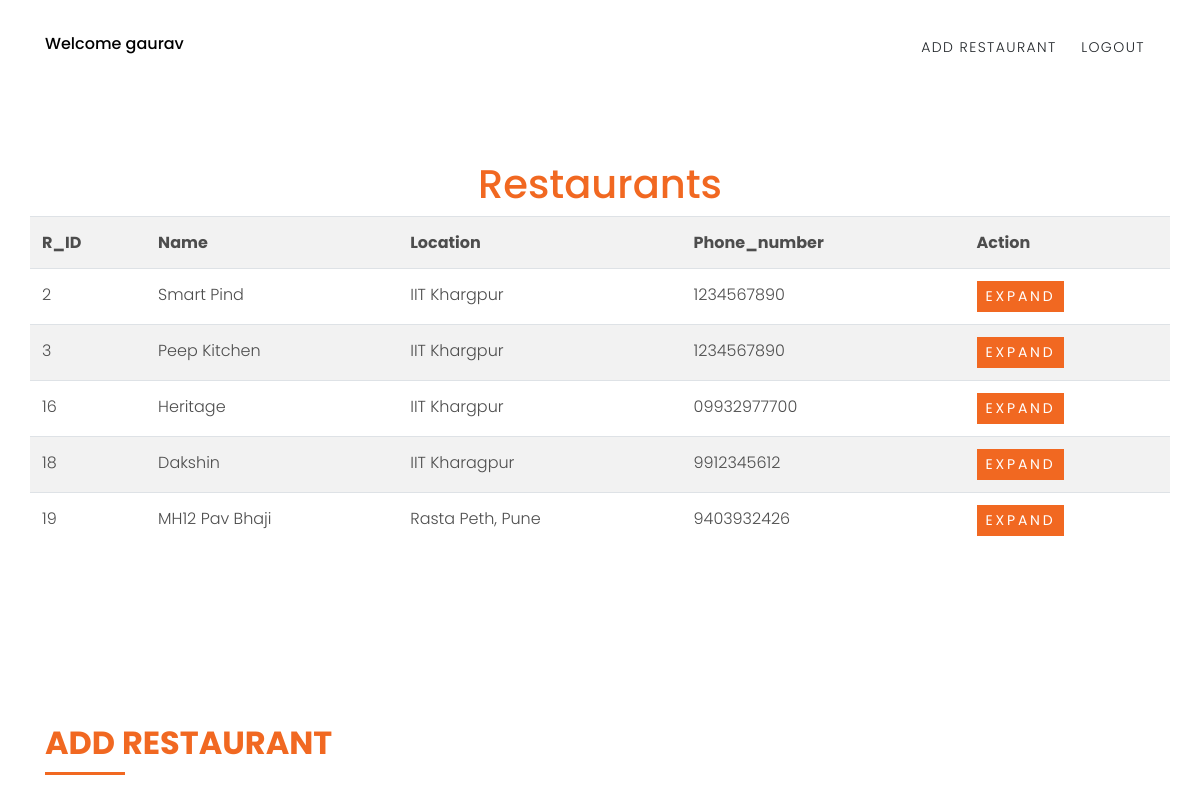
The page /admin.php (signed in, upper part) on the database as committed earlier.
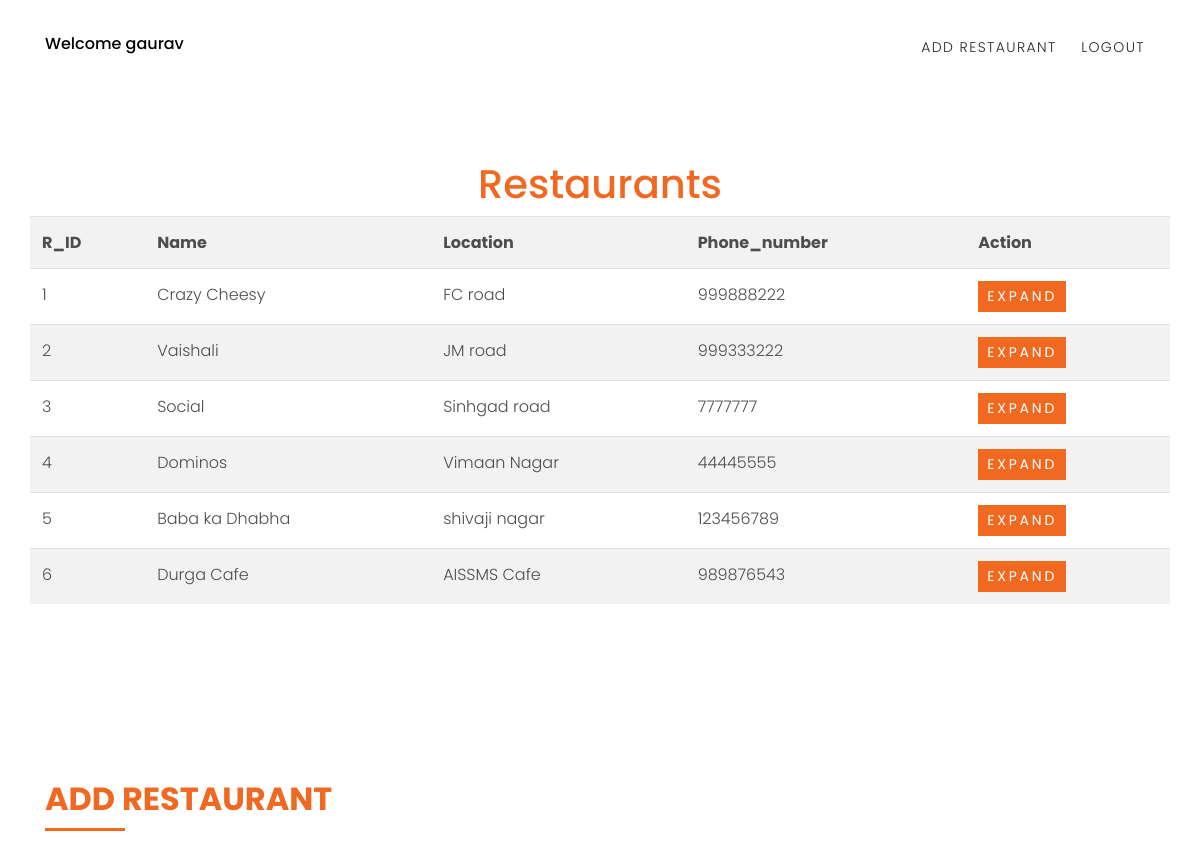
The same page on the database as committed later.
### tables this page shows
CREATE TABLE `restaurant` (
  `R_ID` int(30) NOT NULL,
  `name` varchar(30) NOT NULL,
  `location` varchar(30) NOT NULL,
  `phone_number` varchar(30) NOT NULL,
  `rating` float(2,1) NOT NULL
);

### admin.php (the view, shortened to what this page needs)
<?php
    $conn = Connect();
?>
<!DOCTYPE html>
<html lang="en">
  <head>
    <link rel="stylesheet" href="fonts/icomoon/style.css">
    <link rel="stylesheet" href="css/bootstrap.min.css">
    <link rel="stylesheet" href="css/magnific-popup.css">
    <link rel="stylesheet" href="css/jquery-ui.css">
    <link rel="stylesheet" href="css/owl.carousel.min.css">
    <link rel="stylesheet" href="css/owl.theme.default.min.css">
    <link rel="stylesheet" href="css/bootstrap-datepicker.css">
    <link rel="stylesheet" href="fonts/flaticon/font/flaticon.css">
    <link rel="stylesheet" href="css/aos.css">
    <link rel="stylesheet" href="css/style.css">
  </head>
  <body data-spy="scroll" data-target=".site-navbar-target" data-offset="200">
    <header class="site-navbar py-3 js-site-navbar site-navbar-target" role="banner" id="site-navbar">
      <div class="container">
        <div class="row align-items-center">
          <div class="col-11 col-xl-4 site-logo">
            <a href="admin.php" class="text-white h6 mb-0" style="color: #000000 !important">
                <?php
                    $username=$_SESSION['login_admin'];
                    echo "Welcome ".$username;
                ?>
            </a>
          </div>
          <div class="col-12 col-md-8 d-none d-xl-block">
            <nav class="site-navigation position-relative text-right" role="navigation">
              <ul class="site-menu js-clone-nav mx-auto d-none d-lg-block">
                <li><a href="#section-add" class="nav-link" style="color: #212529 !important">Add Restaurant</a></li>
                <li><a href="logout.php" class="nav-link" style="color: #212529 !important">Logout</a></li>
              </ul>
            </nav>
          </div>
          </div>
        </div>
    </header>
    <div  class="site-section"  style="padding-top: 10rem">
        <h1 class="text-center text-primary">
            Restaurants
        </h1>
        <table class="table table-striped table-hover container">
                        <tr>
                            <th>R_ID</th>
                            <th>Name</th>
                            <th>Location</th>
                            <th>Phone_number</th>
                            <th>Action</th>
                        </tr>
            <?php
                $query="select * from restaurant order by restaurant.R_ID";
                $result = $conn->query($query);
                while($row=($result->fetch_assoc())){
                    echo
                    '
                            <tr>
                                <td>'.$row['R_ID'].'</td>
                                <td>'.$row['name'].'</td>
                                <td>'.$row['location'].'</td>
                                <td>'.$row['phone_number'].'</td>
                                <td><button type="button" class="btn btn-primary btn-sm" data-toggle="modal" data-target="#restaurant'.$row['R_ID'].'">
                                    EXPAND
                                </button>
                                </td>
                            </tr>
                    ';
                }
            ?>
        </table>
    </div>
    <div class="site-section" id="section-add">
        <div class="container">
            <div class="row mb-5">
                <div class="col-md-12 order-md-1" data-aos="fade-up">
                    <div class="text-left pb-1 border-primary mb-4">
                    <h2 class="text-primary">ADD RESTAURANT</h2>
                </div>
            </div>
        </div>
    </div>
  </body>
</html>

Rows that differ between the two databases and show on the page:
removed restaurant: R_ID "16", name "Heritage", location "IIT Khargpur", phone_number "09932977700"
removed restaurant: R_ID "18", name "Dakshin", location "IIT Kharagpur", phone_number "9912345612"
removed restaurant: R_ID "19", name "MH12 Pav Bhaji", location "Rasta Peth, Pune", phone_number "9403932426"
added restaurant: R_ID "1", name "Crazy Cheesy", location "FC road", phone_number "999888222"
changed restaurant id 2: name "Smart Pind" → "Vaishali"; location "IIT Khargpur" → "JM road"; phone_number "1234567890" → "999333222"
changed restaurant id 3: name "Peep Kitchen" → "Social"; location "IIT Khargpur" → "Sinhgad road"; phone_number "1234567890" → "7777777"
added restaurant: R_ID "4", name "Dominos", location "Vimaan Nagar", phone_number "44445555"
added restaurant: R_ID "5", name "Baba ka Dhabha", location "shivaji nagar", phone_number "123456789"
added restaurant: R_ID "6", name "Durga Cafe", location "AISSMS Cafe", phone_number "989876543"
